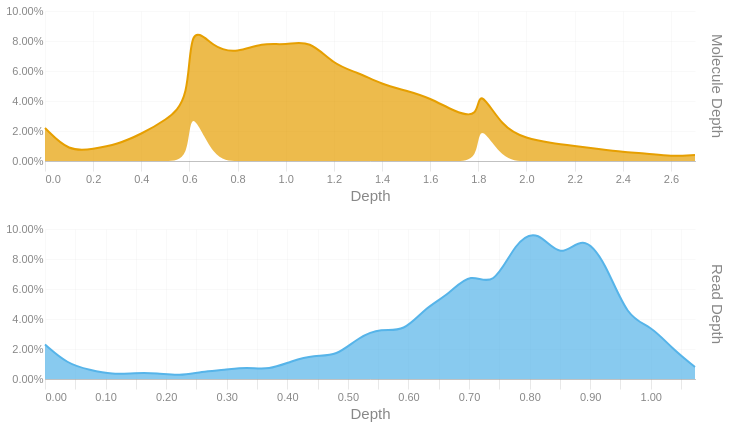

The notebook cell this image was saved under:
### Code cell
readdep = depth_hist(tb['Read Depth'], q99, 3)
readdep = readdep.with_columns(pl.lit('Read Depth').alias('Metric'))
if not SKIPLR:
    moldep = depth_hist(tb['Molecule Depth'], mol_q99, 1)
    moldep = moldep.with_columns(pl.lit('Molecule Depth').alias('Metric'))
    _hist = pl.concat([readdep, moldep])
    _hist = _hist.filter(pl.col('Proportion') != 0)
    with SafeRender(_hist):
        (
            alt.Chart(_hist)        
            .mark_area(interpolate = "basis")
            .encode(
                x=alt.X('Bin:Q').scale(domainMin=0).axis(alt.Axis(title='Depth')),
                y = alt.Y('Proportion:Q', title = None).axis(format = '.2%'),
                color = alt.Color('Metric:N').legend(None),
                row = alt.Row("Metric:N").header(title = None, labelOrient = 'right'),
                tooltip = [
                    alt.Tooltip("Metric:N", title = "Metric"),
                    alt.Tooltip('Interval:N', title = "Depth Interval"),
                    alt.Tooltip('Proportion:Q', title = "% Alignments").format('.2%')
                ]
            )
            .resolve_scale(x='independent', y='independent')
            .properties(
                height = 150, width = 650,
                usermeta={'embedOptions': {'downloadFileName': f'{samplename}.depth.hist'}}
            )
        ).display()
else:
    readdep = readdep.filter(pl.col('Proportion') != 0)
    with SafeRender(readdep):
        (
            alt.Chart(readdep)        
            .mark_area(interpolate = "basis")
            .encode(
                x=alt.X('Bin:Q').scale(domainMin=0).axis(alt.Axis(title='Depth')),
                y = alt.Y('Proportion:Q', title = None).axis(format = '.2%'),
                tooltip = [
                    alt.Tooltip('Interval:N', title = "Depth Interval"),
                    alt.Tooltip('Proportion:Q', title = "% Alignments").format('.2%')
                ]
            )
            .properties(
                usermeta={'embedOptions': {'downloadFileName': f'{samplename}.depth.hist'}}
            )
        ).display()

### Figure 1 — Vega-Lite specification as saved in the notebook (floating-point values rounded to 4 significant figures)
{"width": 650, "height": 150, "config": {"title": {"anchor": "start", "dy": -15, "fontSize": 18, "color": "#888888", "subtitleColor": "#888888", "subtitleFontSize": 14}, "arc": {"fill": "#0072B2"}, "axis": {"domainColor": "#888888", "domainWidth": 0.5, "gridWidth": 0.2, "grid": false, "titleFontWeight": 400, "titleFontSize": 15, "labelFontSize": 11, "labelColor": "#888888", "tickColor": "#888888", "tickWidth": 0.2, "titleColor": "#888888"}, "axisBand": {"grid": false}, "axisX": {"grid": true, "tickSize": 10, "domainCap": "round"}, "axisY": {"domain": false, "grid": true, "tickSize": 0, "domainCap": "round"}, "background": "transparent", "header": {"labelFontSize": 15, "labelColor": "#888888", "titleFontSize": 15, "titleFontWeight": 600, "titleColor": "#888888"}, "legend": {"labelFont": "sans-serif", "labelFontSize": 12, "labelColor": "#888888", "symbolSize": 100, "symbolType": "circle", "titleFontSize": 12, "titlePadding": 10, "titleColor": "#888888", "title": null}, "range": {"category": ["#E69F00", "#56B4E9", "#009E73", "#F0E442", "#0072B2", "#D55E00", "#CC79A7", "#000000"], "diverging": ["#cfe8f3", "#a2d4ec", "#73bfe2", "#46abdb", "#1696d2", "#12719e"]}, "area": {"fill": "#0072B2", "fillOpacity": 0.7, "line": true, "strokeOpacity": 0.7}, "line": {"color": "#0072B2", "stroke": "#0072B2", "strokeWidth": 2}, "trail": {"color": "#0072B2", "stroke": "#0072B2", "strokeWidth": 0, "size": 1}, "point": {"filled": true, "fillOpacity": 1.0, "size": 95}, "text": {"color": "#888888", "fontSize": 11, "align": "right", "fontWeight": 400, "size": 11}, "bar": {"fill": "#0072B2", "stroke": null}, "view": {"stroke": null, "continuousWidth": 660, "continuousHeight": 400}}, "data": {"name": "data-1d843116b5f82f011455aa2714a7c38c"}, "mark": {"type": "area", "interpolate": "basis"}, "encoding": {"color": {"field": "Metric", "legend": null, "type": "nominal"}, "row": {"field": "Metric", "header": {"title": null, "labelOrient": "right"}, "type": "nominal"}, "tooltip": [{"field": "Metric", "title": "Metric", "type": "nominal"}, {"field": "Interval", "title": "Depth Interval", "type": "nominal"}, {"field": "Proportion", "format": ".2%", "title": "% Alignments", "type": "quantitative"}], "x": {"axis": {"title": "Depth"}, "field": "Bin", "scale": {"domainMin": 0}, "type": "quantitative"}, "y": {"axis": {"format": ".2%"}, "field": "Proportion", "title": null, "type": "quantitative"}}, "resolve": {"scale": {"x": "independent", "y": "independent"}}, "usermeta": {"embedOptions": {"downloadFileName": "S6_Altamaha_3968.depth.hist"}}, "$schema": "https://vega.github.io/schema/vega-lite/v6.1.0.json", "datasets": {"data-1d843116b5f82f011455aa2714a7c38c": [{"Bin": 0.0, "Interval": "0.0-0.037", "Proportion": 0.023, "Metric": "Read Depth"}, {"Bin": 0.037, "Interval": "0.037-0.074", "Proportion": 0.01, "Metric": "Read Depth"}, {"Bin": 0.074, "Interval": "0.074-0.111", "Proportion": 0.006, "Metric": "Read Depth"}, {"Bin": 0.111, "Interval": "0.111-0.148", "Proportion": 0.003, "Metric": "Read Depth"}, {"Bin": 0.148, "Interval": "0.148-0.185", "Proportion": 0.004, "Metric": "Read Depth"}, {"Bin": 0.185, "Interval": "0.185-0.222", "Proportion": 0.004, "Metric": "Read Depth"}, {"Bin": 0.222, "Interval": "0.222-0.259", "Proportion": 0.002, "Metric": "Read Depth"}, {"Bin": 0.259, "Interval": "0.259-0.296", "Proportion": 0.005, "Metric": "Read Depth"}, {"Bin": 0.296, "Interval": "0.296-0.333", "Proportion": 0.006, "Metric": "Read Depth"}, {"Bin": 0.333, "Interval": "0.333-0.37", "Proportion": 0.008, "Metric": "Read Depth"}, {"Bin": 0.37, "Interval": "0.37-0.407", "Proportion": 0.006, "Metric": "Read Depth"}, {"Bin": 0.407, "Interval": "0.407-0.444", "Proportion": 0.012, "Metric": "Read Depth"}, {"Bin": 0.444, "Interval": "0.444-0.481", "Proportion": 0.016, "Metric": "Read Depth"}, {"Bin": 0.481, "Interval": "0.481-0.518", "Proportion": 0.015, "Metric": "Read Depth"}, {"Bin": 0.518, "Interval": "0.518-0.555", "Proportion": 0.028, "Metric": "Read Depth"}, {"Bin": 0.555, "Interval": "0.555-0.592", "Proportion": 0.034, "Metric": "Read Depth"}, {"Bin": 0.592, "Interval": "0.592-0.629", "Proportion": 0.031, "Metric": "Read Depth"}, {"Bin": 0.629, "Interval": "0.629-0.666", "Proportion": 0.048, "Metric": "Read Depth"}, {"Bin": 0.666, "Interval": "0.666-0.703", "Proportion": 0.056, "Metric": "Read Depth"}, {"Bin": 0.703, "Interval": "0.703-0.74", "Proportion": 0.072, "Metric": "Read Depth"}, {"Bin": 0.74, "Interval": "0.74-0.777", "Proportion": 0.06, "Metric": "Read Depth"}, {"Bin": 0.777, "Interval": "0.777-0.814", "Proportion": 0.092, "Metric": "Read Depth"}, {"Bin": 0.814, "Interval": "0.814-0.851", "Proportion": 0.1, "Metric": "Read Depth"}, {"Bin": 0.851, "Interval": "0.851-0.888", "Proportion": 0.079, "Metric": "Read Depth"}, {"Bin": 0.888, "Interval": "0.888-0.925", "Proportion": 0.097, "Metric": "Read Depth"}, {"Bin": 0.925, "Interval": "0.925-0.962", "Proportion": 0.078, "Metric": "Read Depth"}, {"Bin": 0.962, "Interval": "0.962-0.999", "Proportion": 0.04, "Metric": "Read Depth"}, {"Bin": 0.999, "Interval": "0.999-1.036", "Proportion": 0.036, "Metric": "Read Depth"}, {"Bin": 1.036, "Interval": "1.036-1.073", "Proportion": 0.02, "Metric": "Read Depth"}, {"Bin": 1.073, "Interval": "1.073-1.11", "Proportion": 0.008, "Metric": "Read Depth"}, {"Bin": 0.0, "Interval": "0.0-0.1", "Proportion": 0.022, "Metric": "Molecule Depth"}, {"Bin": 0.1, "Interval": "0.1-0.2", "Proportion": 0.006, "Metric": "Molecule Depth"}, {"Bin": 0.2, "Interval": "0.2-0.3", "Proportion": 0.008, "Metric": "Molecule Depth"}, {"Bin": 0.3, "Interval": "0.3-0.4", "Proportion": 0.011, "Metric": "Molecule Depth"}, {"Bin": 0.4, "Interval": "0.4-0.5", "Proportion": 0.018, "Metric": "Molecule Depth"}, {"Bin": 0.5, "Interval": "0.5-0.6", "Proportion": 0.027, "Metric": "Molecule Depth"}, {"Bin": 0.6, "Interval": "0.6-0.6", "Proportion": 0.04, "Metric": "Molecule Depth"}, {"Bin": 0.6, "Interval": "0.6-0.7", "Proportion": 0.054, "Metric": "Molecule Depth"}, {"Bin": 0.7, "Interval": "0.7-0.8", "Proportion": 0.075, "Metric": "Molecule Depth"}, {"Bin": 0.8, "Interval": "0.8-0.9", "Proportion": 0.072, "Metric": "Molecule Depth"}, {"Bin": 0.9, "Interval": "0.9-1.0", "Proportion": 0.079, "Metric": "Molecule Depth"}, {"Bin": 1.0, "Interval": "1.0-1.1", "Proportion": 0.077, "Metric": "Molecule Depth"}, {"Bin": 1.1, "Interval": "1.1-1.2", "Proportion": 0.081, "Metric": "Molecule Depth"}, {"Bin": 1.2, "Interval": "1.2-1.3", "Proportion": 0.064, "Metric": "Molecule Depth"}, {"Bin": 1.3, "Interval": "1.3-1.4", "Proportion": 0.059, "Metric": "Molecule Depth"}, {"Bin": 1.4, "Interval": "1.4-1.5", "Proportion": 0.051, "Metric": "Molecule Depth"}, {"Bin": 1.5, "Interval": "1.5-1.6", "Proportion": 0.047, "Metric": "Molecule Depth"}, {"Bin": 1.6, "Interval": "1.6-1.7", "Proportion": 0.042, "Metric": "Molecule Depth"}, {"Bin": 1.7, "Interval": "1.7-1.8", "Proportion": 0.033, "Metric": "Molecule Depth"}, {"Bin": 1.8, "Interval": "1.8-1.8", "Proportion": 0.028, "Metric": "Molecule Depth"}, {"Bin": 1.8, "Interval": "1.8-1.9", "Proportion": 0.022, "Metric": "Molecule Depth"}, {"Bin": 1.9, "Interval": "1.9-2.0", "Proportion": 0.022, "Metric": "Molecule Depth"}, {"Bin": 2.0, "Interval": "2.0-2.1", "Proportion": 0.015, "Metric": "Molecule Depth"}, {"Bin": 2.1, "Interval": "2.1-2.2", "Proportion": 0.012, "Metric": "Molecule Depth"}, {"Bin": 2.2, "Interval": "2.2-2.3", "Proportion": 0.01, "Metric": "Molecule Depth"}, {"Bin": 2.3, "Interval": "2.3-2.4", "Proportion": 0.008, "Metric": "Molecule Depth"}, {"Bin": 2.4, "Interval": "2.4-2.5", "Proportion": 0.006, "Metric": "Molecule Depth"}, {"Bin": 2.5, "Interval": "2.5-2.6", "Proportion": 0.005, "Metric": "Molecule Depth"}, {"Bin": 2.6, "Interval": "2.6-2.7", "Proportion": 0.003, "Metric": "Molecule Depth"}, {"Bin": 2.7, "Interval": "2.7-2.77", "Proportion": 0.004, "Metric": "Molecule Depth"}]}}
